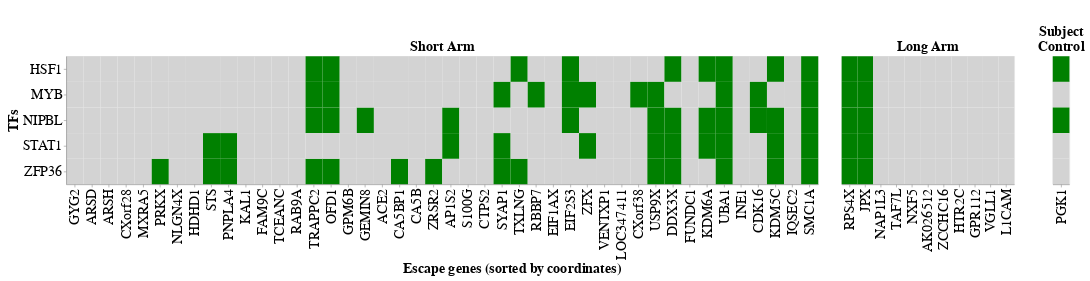

Here is the notebook cell this chart was saved with:
### Code cell
egene_bcent = alt.Chart(eefs_allEgenes[egenes_beforecen].melt(ignore_index=False).reset_index().replace(1, 'Bind').astype(str)).mark_rect().encode(
    alt.Y('index', title='TFs', axis=alt.Axis(titleFontSize=25, labelFontSize=25)),
    alt.X('variable', title='Escape genes (sorted by coordinates)', sort=egenes_order, axis=alt.Axis(titleFontSize=25, labelFontSize=25, titleX=800)),
    alt.Color('value', title='', legend=None, scale=alt.Scale(range=['lightgrey', 'green']))
).properties(height=230,width=1350, title=alt.TitleParams(text="Short Arm", fontSize=25))

egene_acent = alt.Chart(eefs_allEgenes[egenes_aftercen].melt(ignore_index=False).reset_index().replace(1, 'Bind').astype(str)).mark_rect().encode(
    alt.Y('index', title=None, axis=None),
    alt.X('variable', title=None, sort=egenes_order, axis=alt.Axis(titleFontSize=25, labelFontSize=25)),
    alt.Color('value', title='', legend=None, scale=alt.Scale(range=['lightgrey', 'green']))
).properties(height=230, width=310, title=alt.TitleParams(text="Long Arm", fontSize=25))

pgk1 = alt.Chart(pgk1overlap.melt(ignore_index=False).reset_index().replace(1, 'Bind').astype(str)).mark_rect().encode(
    alt.Y('index', title='TFs', axis=None),
    alt.X('variable', title='Subject Control)', axis=alt.Axis(titleFontSize=0, labelFontSize=25)),
    alt.Color('value', title='', legend=alt.Legend(values=['Bind']), scale=alt.Scale(range=['lightgrey', 'green']))
).properties(height=230, width=30, title=alt.TitleParams(text=["Subject","Control"], fontSize=25))


bindegenes =alt.hconcat(egene_bcent, egene_acent, spacing=40)

alt.hconcat(bindegenes, pgk1, padding=10, spacing=40).resolve_scale(y='shared').properties(title=" ").configure_title(fontSize=30)

### Figure 1 — Vega-Lite specification as saved in the notebook (floating-point values rounded to 4 significant figures; data arrays with more than 128 entries replaced by an {"elided": "..."} marker saying what was removed)
{"config": {"view": {"continuousWidth": 400, "continuousHeight": 300}, "title": {"fontSize": 30}}, "hconcat": [{"hconcat": [{"data": {"name": "data-0a6ca5f1fdd5795ee87803dd141b352b"}, "mark": "rect", "encoding": {"color": {"type": "nominal", "field": "value", "legend": null, "scale": {"range": ["lightgrey", "green"]}, "title": ""}, "x": {"type": "nominal", "axis": {"labelFontSize": 25, "titleFontSize": 25, "titleX": 800}, "field": "variable", "sort": ["GYG2", "ARSD", "ARSH", "CXorf28", "MXRA5", "PRKX", "NLGN4X", "HDHD1", "STS", "PNPLA4", "KAL1", "FAM9C", "TCEANC", "RAB9A", "TRAPPC2", "OFD1", "GPM6B", "GEMIN8", "ACE2", "CA5BP1", "CA5B", "ZRSR2", "AP1S2", "S100G", "CTPS2", "SYAP1", "TXLNG", "RBBP7", "EIF1AX", "EIF2S3", "ZFX", "VENTXP1", "LOC347411", "CXorf38", "USP9X", "DDX3X", "FUNDC1", "KDM6A", "UBA1", "INE1", "CDK16", "KDM5C", "IQSEC2", "SMC1A", "RPS4X", "JPX", "NAP1L3", "TAF7L", "NXF5", "AK026512", "ZCCHC16", "HTR2C", "GPR112", "VGLL1", "L1CAM"], "title": "Escape genes (sorted by coordinates)"}, "y": {"type": "nominal", "axis": {"labelFontSize": 25, "titleFontSize": 25}, "field": "index", "title": "TFs"}}, "height": 230, "title": {"text": "Short Arm", "fontSize": 25}, "width": 1350}, {"data": {"name": "data-181b8fce11ff78789ad72b6ad83f8069"}, "mark": "rect", "encoding": {"color": {"type": "nominal", "field": "value", "legend": null, "scale": {"range": ["lightgrey", "green"]}, "title": ""}, "x": {"type": "nominal", "axis": {"labelFontSize": 25, "titleFontSize": 25}, "field": "variable", "sort": ["GYG2", "ARSD", "ARSH", "CXorf28", "MXRA5", "PRKX", "NLGN4X", "HDHD1", "STS", "PNPLA4", "KAL1", "FAM9C", "TCEANC", "RAB9A", "TRAPPC2", "OFD1", "GPM6B", "GEMIN8", "ACE2", "CA5BP1", "CA5B", "ZRSR2", "AP1S2", "S100G", "CTPS2", "SYAP1", "TXLNG", "RBBP7", "EIF1AX", "EIF2S3", "ZFX", "VENTXP1", "LOC347411", "CXorf38", "USP9X", "DDX3X", "FUNDC1", "KDM6A", "UBA1", "INE1", "CDK16", "KDM5C", "IQSEC2", "SMC1A", "RPS4X", "JPX", "NAP1L3", "TAF7L", "NXF5", "AK026512", "ZCCHC16", "HTR2C", "GPR112", "VGLL1", "L1CAM"], "title": null}, "y": {"type": "nominal", "axis": null, "field": "index", "title": null}}, "height": 230, "title": {"text": "Long Arm", "fontSize": 25}, "width": 310}], "spacing": 40}, {"data": {"name": "data-d95f88155e8e4f54c35c68b9c91bad84"}, "mark": "rect", "encoding": {"color": {"type": "nominal", "field": "value", "legend": {"values": ["Bind"]}, "scale": {"range": ["lightgrey", "green"]}, "title": ""}, "x": {"type": "nominal", "axis": {"labelFontSize": 25, "titleFontSize": 0}, "field": "variable", "title": "Subject Control)"}, "y": {"type": "nominal", "axis": null, "field": "index", "title": "TFs"}}, "height": 230, "title": {"text": ["Subject", "Control"], "fontSize": 25}, "width": 30}], "padding": 10, "resolve": {"scale": {"y": "shared"}}, "spacing": 40, "title": " ", "$schema": "https://vega.github.io/schema/vega-lite/v4.8.1.json", "datasets": {"data-0a6ca5f1fdd5795ee87803dd141b352b": {"elided": "220 records"}, "data-181b8fce11ff78789ad72b6ad83f8069": [{"index": "HSF1", "variable": "RPS4X", "value": "Bind"}, {"index": "ZFP36", "variable": "RPS4X", "value": "Bind"}, {"index": "NIPBL", "variable": "RPS4X", "value": "Bind"}, {"index": "MYB", "variable": "RPS4X", "value": "Bind"}, {"index": "STAT1", "variable": "RPS4X", "value": "Bind"}, {"index": "HSF1", "variable": "JPX", "value": "Bind"}, {"index": "ZFP36", "variable": "JPX", "value": "Bind"}, {"index": "NIPBL", "variable": "JPX", "value": "Bind"}, {"index": "MYB", "variable": "JPX", "value": "Bind"}, {"index": "STAT1", "variable": "JPX", "value": "Bind"}, {"index": "HSF1", "variable": "NAP1L3", "value": "0"}, {"index": "ZFP36", "variable": "NAP1L3", "value": "0"}, {"index": "NIPBL", "variable": "NAP1L3", "value": "0"}, {"index": "MYB", "variable": "NAP1L3", "value": "0"}, {"index": "STAT1", "variable": "NAP1L3", "value": "0"}, {"index": "HSF1", "variable": "TAF7L", "value": "0"}, {"index": "ZFP36", "variable": "TAF7L", "value": "0"}, {"index": "NIPBL", "variable": "TAF7L", "value": "0"}, {"index": "MYB", "variable": "TAF7L", "value": "0"}, {"index": "STAT1", "variable": "TAF7L", "value": "0"}, {"index": "HSF1", "variable": "NXF5", "value": "0"}, {"index": "ZFP36", "variable": "NXF5", "value": "0"}, {"index": "NIPBL", "variable": "NXF5", "value": "0"}, {"index": "MYB", "variable": "NXF5", "value": "0"}, {"index": "STAT1", "variable": "NXF5", "value": "0"}, {"index": "HSF1", "variable": "AK026512", "value": "0"}, {"index": "ZFP36", "variable": "AK026512", "value": "0"}, {"index": "NIPBL", "variable": "AK026512", "value": "0"}, {"index": "MYB", "variable": "AK026512", "value": "0"}, {"index": "STAT1", "variable": "AK026512", "value": "0"}, {"index": "HSF1", "variable": "ZCCHC16", "value": "0"}, {"index": "ZFP36", "variable": "ZCCHC16", "value": "0"}, {"index": "NIPBL", "variable": "ZCCHC16", "value": "0"}, {"index": "MYB", "variable": "ZCCHC16", "value": "0"}, {"index": "STAT1", "variable": "ZCCHC16", "value": "0"}, {"index": "HSF1", "variable": "HTR2C", "value": "0"}, {"index": "ZFP36", "variable": "HTR2C", "value": "0"}, {"index": "NIPBL", "variable": "HTR2C", "value": "0"}, {"index": "MYB", "variable": "HTR2C", "value": "0"}, {"index": "STAT1", "variable": "HTR2C", "value": "0"}, {"index": "HSF1", "variable": "GPR112", "value": "0"}, {"index": "ZFP36", "variable": "GPR112", "value": "0"}, {"index": "NIPBL", "variable": "GPR112", "value": "0"}, {"index": "MYB", "variable": "GPR112", "value": "0"}, {"index": "STAT1", "variable": "GPR112", "value": "0"}, {"index": "HSF1", "variable": "VGLL1", "value": "0"}, {"index": "ZFP36", "variable": "VGLL1", "value": "0"}, {"index": "NIPBL", "variable": "VGLL1", "value": "0"}, {"index": "MYB", "variable": "VGLL1", "value": "0"}, {"index": "STAT1", "variable": "VGLL1", "value": "0"}, {"index": "HSF1", "variable": "L1CAM", "value": "0"}, {"index": "ZFP36", "variable": "L1CAM", "value": "0"}, {"index": "NIPBL", "variable": "L1CAM", "value": "0"}, {"index": "MYB", "variable": "L1CAM", "value": "0"}, {"index": "STAT1", "variable": "L1CAM", "value": "0"}], "data-d95f88155e8e4f54c35c68b9c91bad84": [{"index": "HSF1", "variable": "PGK1", "value": "Bind"}, {"index": "MYB", "variable": "PGK1", "value": "0"}, {"index": "NIPBL", "variable": "PGK1", "value": "Bind"}, {"index": "STAT1", "variable": "PGK1", "value": "0"}, {"index": "ZFP36", "variable": "PGK1", "value": "0"}]}}
